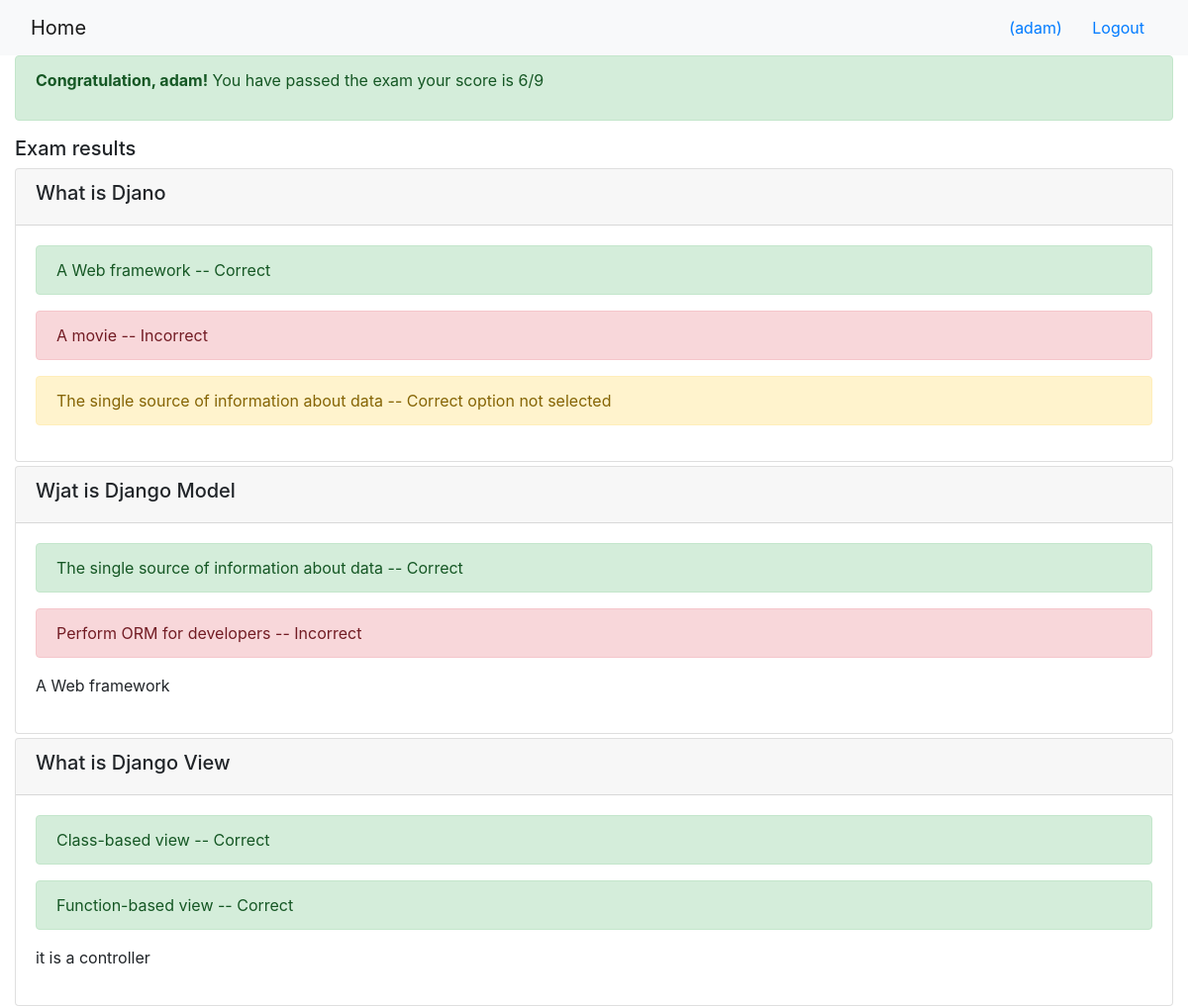
/onlinecourse/2/submission/2/result/ (signed in), run on the app's committed database.
### onlinecourse/models.py (models this page shows)
class Question(models.Model):
    course = models.ManyToManyField(Course, related_name = 'questions')
    question_text = models.CharField(max_length=200)
    grade = models.IntegerField(default=0)
    def is_get_score(self, selected_ids):
        all_answers = self.choices.filter(is_correct=True).count()
        print ('pyt', self.question_text)
        print ('all answers', all_answers)
        selected_correct = self.choices.filter(is_correct=True, id__in=selected_ids).count()
        print ( 'sellecte correct', selected_correct)
        if all_answers == selected_correct:
            return True
        else:
            return False

class Choice (models.Model):
    question = models.ManyToManyField(Question, related_name = 'choices')
    choice_text = models.CharField(max_length = 200)
    is_correct = models.BooleanField(default=False)

### onlinecourse/views.py (the view)
# urls.py: path('<int:course_id>/submission/<int:submission_id>/result/', views.show_exam_result, name='show_exam_result'),
def show_exam_result(request, course_id, submission_id):
    from django.db.models import Sum
    course = Course.objects.get(pk=course_id)
    submission = Submission.objects.get(pk=submission_id)
    selected_choices = submission.choices.all()
    print (selected_choices)
    questions_all = course.questions.all()
    total_mark = round(course.questions.all().aggregate(Sum("grade"))["grade__sum"])
    print ("total ", total_mark)
    grade = 0
    for question in questions_all:
        if question.is_get_score(selected_choices):
            grade += question.grade
    print ( "grade", grade)
    print ( "result", round(grade/total_mark))
    context = {
        'course': course,
        'grade': round(grade),
        'total_mark': total_mark,
        'questions': questions_all,
        'selected_choices': selected_choices,
        'result': round(grade/total_mark),
    }
    return render(request , 'onlinecourse/exam_result_bootstrap.html' , context)

### onlinecourse/templates/onlinecourse/exam_result_bootstrap.html (shortened to what this page needs)
<!DOCTYPE html>
<html lang="en">
<head>
    {% load static %}
    <link rel="stylesheet" href="https://maxcdn.bootstrapcdn.com/bootstrap/4.5.2/css/bootstrap.min.css">
</head>
<body>
 <nav class="navbar navbar-light bg-light">
    <div class="container-fluid">
        <div class="navbar-header">
              <a class="navbar-brand" href="{% url 'onlinecourse:index' %}">Home</a>
        </div>
        <ul class="nav navbar-nav navbar-right">
            {% if user.is_authenticated %}
            <li>
                <a class="btn btn-link" href="#">{{ user.first_name }}({{ user.username }})</a>
                <a class="btn btn-link" href="{% url 'onlinecourse:logout' %}">Logout</a>
            </li>
            {% endif %}
        </ul>
    </div>
</nav>
<div class="container-fluid">
    {% if result > 0.80 %}
    <div class="alert alert-success">
       <p><b>Congratulation, {{ user.username }}!</b> You have  passed the exam your score is {{grade}}/{{total_mark}}<p>
    </div>
        {% else %}
        <div class="alert alert-danger">
                <p>Failed, {{ user.username }}! You have failed the exam your score is {{grade}}/{{total_mark}}<p>
        </div>
        <a class="btn btn-link text-danger" href="{% url 'onlinecourse:course_details' course.id %}">Re-test</a>
        {% endif %}
        <div class="card-columns-vertical mt-1">
        <h5 class="">Exam results</h5>
            {% for question in questions %}
            <div class="card mt-1">
                <div class="card-header"><h5>{{ question.question_text }}</h5></div>
                <div class="card-body">
                    {% for choice in question.choices.all %}
                        {% if choice in selected_choices %}
                            {% if choice.is_correct%}
                                <p class="alert alert-success">{{choice.choice_text}}  -- Correct<p>
                            {% else %}
                                <p class="alert alert-danger">{{choice.choice_text}}  -- Incorrect<p>
                            {% endif %}
                        {% else %}
                            {% if choice.is_correct %}
                                <p class="alert alert-warning">{{choice.choice_text}}  -- Correct option not selected<p>
                            {% else %}
                                <p>{{choice.choice_text}}<p>
                            {% endif %}
                        {% endif %}
                    {% endfor %}
                </div>
            </div>
            {% endfor %}
        </div>
    </div>
</body>
</html>

### data on the page
Question: question_text "What is Djano"
Choice: choice_text "A Web framework"
Choice: choice_text "A movie"
Choice: choice_text "The single source of information about data"
Question: question_text "Wjat is Django Model"
Choice: choice_text "The single source of information about data"
Choice: choice_text "Perform ORM for developers"
Choice: choice_text "A Web framework"
Question: question_text "What is Django View"
Choice: choice_text "Class-based view"
Choice: choice_text "Function-based view"
Choice: choice_text "it is a controller"

### other printed values
{{ user.username }} "adam"
{{ grade }} "6"
{{ total_mark }} "9"
